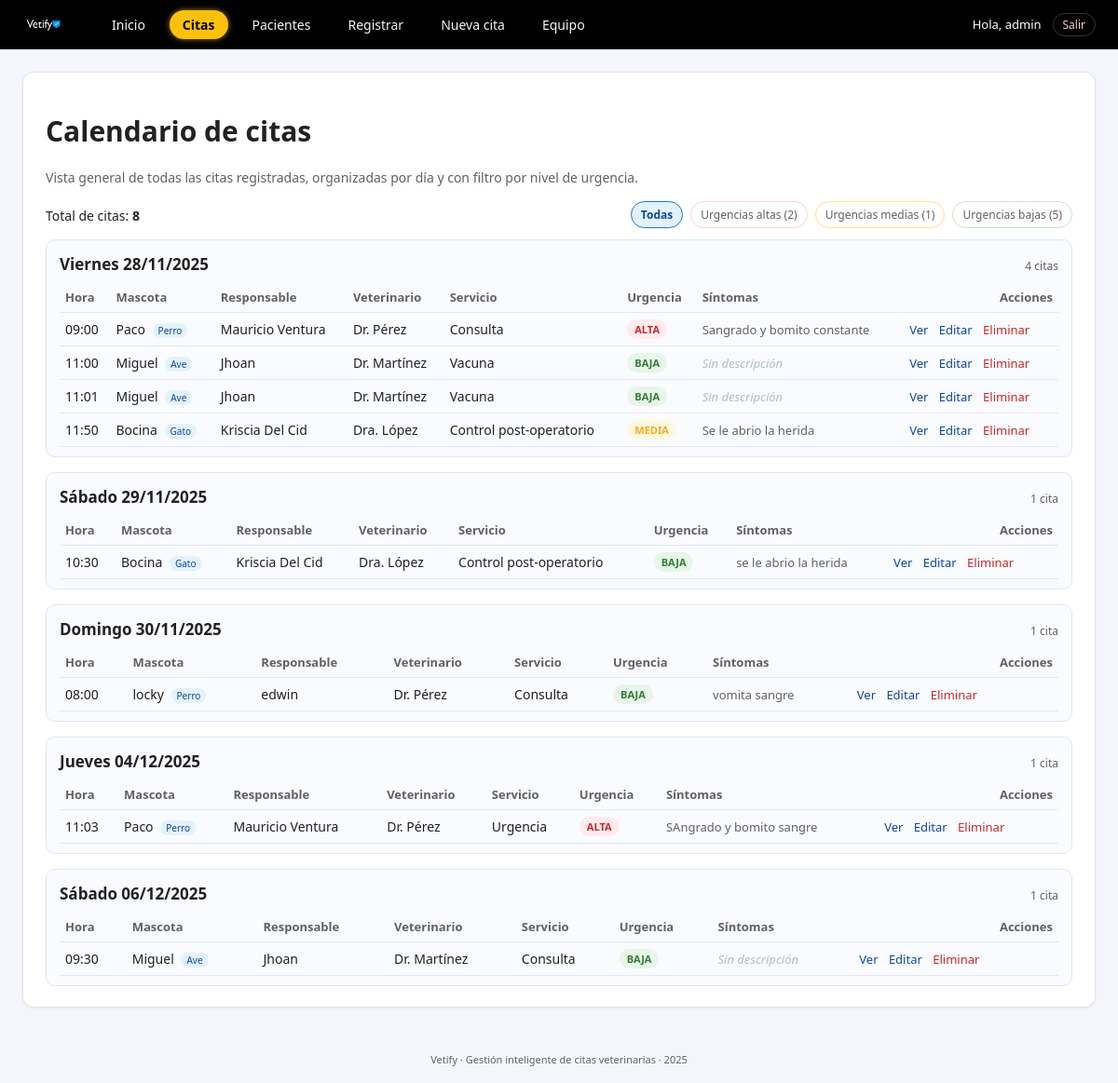
Before: /citas (signed in) with the older database file.
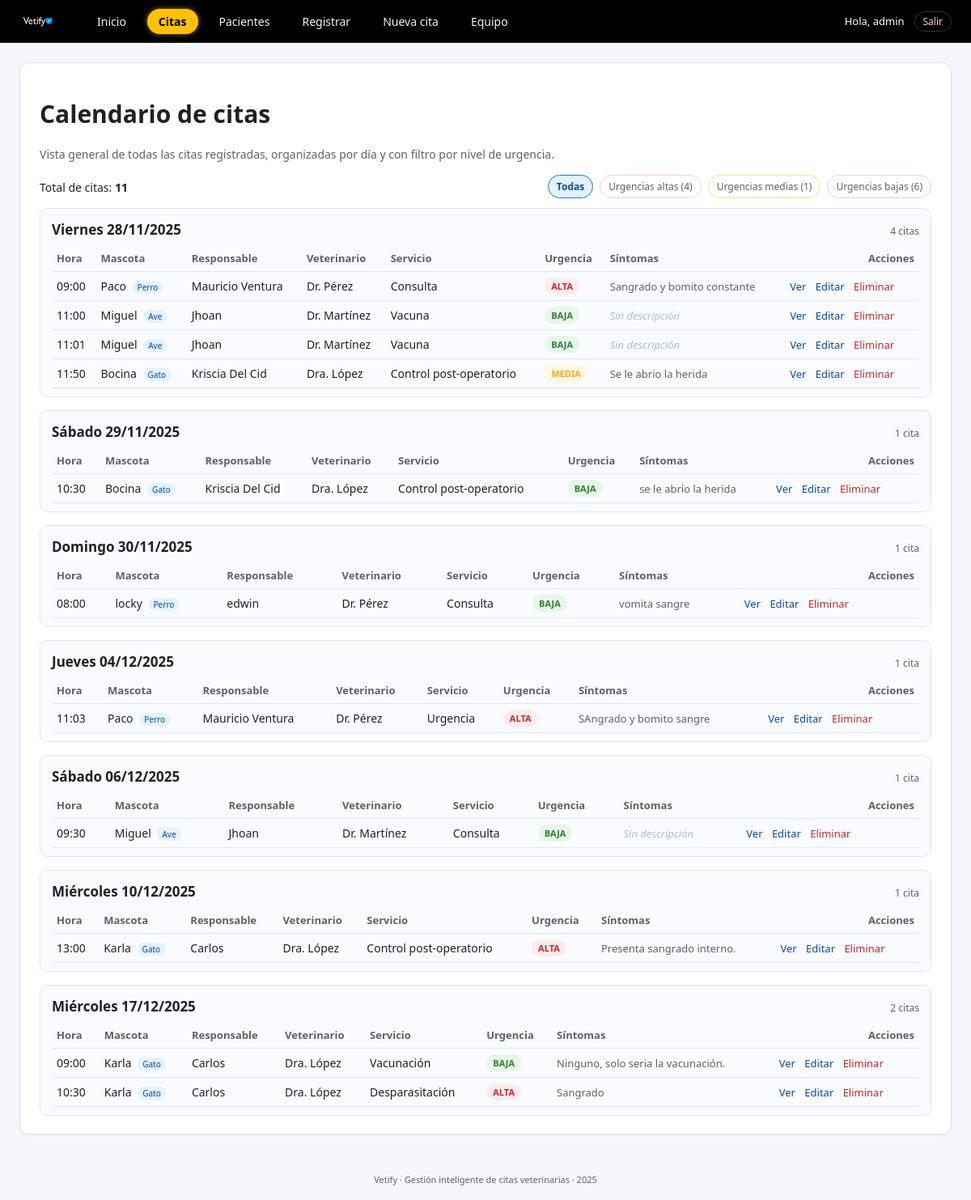
After: the same page with the newer database file.
### tables this page shows
CREATE TABLE citas (
        id INTEGER PRIMARY KEY AUTOINCREMENT,
        mascota_id INTEGER NOT NULL,
        vet_id INTEGER NOT NULL,
        fecha_hora TEXT NOT NULL,
        tipo_servicio TEXT NOT NULL,
        sintomas TEXT,
        urgencia TEXT,
        estado TEXT NOT NULL DEFAULT 'pendiente',
        FOREIGN KEY (mascota_id) REFERENCES mascotas(id),
        FOREIGN KEY (vet_id) REFERENCES veterinarios(id)
    );

CREATE TABLE mascotas (
        id INTEGER PRIMARY KEY AUTOINCREMENT,
        nombre TEXT NOT NULL,
        tipo TEXT NOT NULL,
        raza TEXT,
        edad INTEGER,
        peso REAL,
        dueno_id INTEGER NOT NULL, fecha_registro TEXT,
        FOREIGN KEY (dueno_id) REFERENCES duenos(id)
    );

CREATE TABLE duenos (
        id INTEGER PRIMARY KEY AUTOINCREMENT,
        nombre TEXT NOT NULL,
        telefono TEXT NOT NULL,
        correo TEXT NOT NULL
    );

CREATE TABLE veterinarios (
        id INTEGER PRIMARY KEY AUTOINCREMENT,
        nombre TEXT NOT NULL,
        especialidad TEXT NOT NULL,
        telefono TEXT NOT NULL
    );

### app.py (the view)
@app.route("/citas")
@login_required
def citas():
    urgencia_filtro = request.args.get("urg", "todas").lower()
    citas = listar_citas_todas()
    counts = {"alta": 0, "media": 0, "baja": 0}
    for c in citas:
        urg = (c["urgencia"] or "").lower()
        if urg in counts:
            counts[urg] += 1
    if urgencia_filtro in ("alta", "media", "baja"):
        citas_filtradas = [c for c in citas if (c["urgencia"] or "").lower() == urgencia_filtro]
    else:
        citas_filtradas = citas
    total_citas = len(citas_filtradas)
    grupos = []
    current_date = None
    grupo_actual = None
    dias_semana = ["Lunes", "Martes", "Miércoles", "Jueves", "Viernes", "Sábado", "Domingo"]
    for c in citas_filtradas:
        fecha_iso = c["fecha_hora"][:10]
        if fecha_iso != current_date:
            current_date = fecha_iso
            dt = datetime.fromisoformat(fecha_iso)
            dia_nombre = dias_semana[dt.weekday()]
            fecha_label = f"{dia_nombre} {dt.day:02d}/{dt.month:02d}/{dt.year}"
            grupo_actual = {"fecha_iso": fecha_iso, "fecha_label": fecha_label, "items": []}
            grupos.append(grupo_actual)
        grupo_actual["items"].append(c)
    return render_template(
        "citas.html",
        grupos=grupos,
        total_citas=total_citas,
        counts=counts,
        urgencia_actual=urgencia_filtro
    )

### app.py (called while the page is built)
def login_required(f):
    @wraps(f)
    def decorated_function(*args, **kwargs):
        if 'user_id' not in session:
            flash("Debes iniciar sesión para acceder.", "error")
            return redirect(url_for('login'))
        return f(*args, **kwargs)
    return decorated_function

### db.py (called while the page is built)
def get_connection():
    conn = sqlite3.connect(DB_NAME)
    conn.row_factory = sqlite3.Row
    return conn

### services.py (called while the page is built)
def listar_citas_todas():
    conn = get_connection()
    cur = conn.cursor()
    cur.execute("""
        SELECT c.id,
               c.fecha_hora,
               c.tipo_servicio,
               c.urgencia,
               c.sintomas,
               c.estado,
               m.nombre      AS mascota,
               m.tipo        AS tipo_mascota,
               d.nombre      AS dueno,
               v.nombre      AS vet,
               c.mascota_id  AS mascota_id,
               c.vet_id      AS vet_id
        FROM citas c
        JOIN mascotas m ON c.mascota_id = m.id
        JOIN duenos d   ON m.dueno_id = d.id
        JOIN veterinarios v ON c.vet_id = v.id
        ORDER BY c.fecha_hora;
    """)
    filas = cur.fetchall()
    conn.close()
    return filas

### templates/citas.html (shortened to what this page needs)
{% extends "base.html" %}
{% block content %}
<div class="card">
    <h1>Calendario de citas</h1>
    <p class="form-sub">
        Vista general de todas las citas registradas, organizadas por día y con filtro por nivel de urgencia.
    </p>
    <div class="calendar-toolbar">
        <div class="calendar-summary">
            <span class="calendar-total">Total de citas: <strong>{{ total_citas }}</strong></span>
        </div>
        <div class="calendar-filters">
            <a href="{{ url_for('citas') }}"
               class="urg-filter-chip {% if urgencia_actual == 'todas' %}active{% endif %}">
                Todas
            </a>
            <a href="{{ url_for('citas', urg='alta') }}"
               class="urg-filter-chip urg-alta-chip {% if urgencia_actual == 'alta' %}active{% endif %}">
                Urgencias altas ({{ counts['alta'] }})
            </a>
            <a href="{{ url_for('citas', urg='media') }}"
               class="urg-filter-chip urg-media-chip {% if urgencia_actual == 'media' %}active{% endif %}">
                Urgencias medias ({{ counts['media'] }})
            </a>
            <a href="{{ url_for('citas', urg='baja') }}"
               class="urg-filter-chip urg-baja-chip {% if urgencia_actual == 'baja' %}active{% endif %}">
                Urgencias bajas ({{ counts['baja'] }})
            </a>
        </div>
    </div>
    {% if grupos %}
        <div class="calendar-groups">
            {% for g in grupos %}
            <section class="calendar-day-card">
                <header class="calendar-day-header">
                    <h2>{{ g.fecha_label }}</h2>
                    <span class="calendar-day-count">
                        {{ g['items']|length }} cita{{ 's' if g['items']|length != 1 }}
                    </span>
                </header>
                <table class="table">
                    <thead>
                        <tr>
                            <th>Hora</th>
                            <th>Mascota</th>
                            <th>Responsable</th>
                            <th>Veterinario</th>
                            <th>Servicio</th>
                            <th>Urgencia</th>
                            <th>Síntomas</th>
                            <th style="text-align: right;">Acciones</th>
                        </tr>
                    </thead>
                    <tbody>
                        {% for c in g['items'] %}
                        {% set urg = (c['urgencia'] or '').lower() %}
                        <tr>
                            {% set dt = c['fecha_hora'] %}
                            <td>{{ dt[11:16] }}</td>
                            <td>{{ c['mascota'] }} <span class="badge-mini">{{ c['tipo_mascota'] }}</span></td>
                            <td>{{ c['dueno'] }}</td>
                            <td>{{ c['vet'] }}</td>
                            <td>{{ c['tipo_servicio'] }}</td>
                            <td class="urg-cell">
                                {% if urg == 'alta' %}
                                    <span class="urg-tag urg-alta">ALTA</span>
                                {% elif urg == 'media' %}
                                    <span class="urg-tag urg-media">MEDIA</span>
                                {% elif urg == 'baja' %}
                                    <span class="urg-tag urg-baja">BAJA</span>
                                {% else %}
                                    <span class="urg-tag">N/A</span>
                                {% endif %}
                            </td>
                            <td class="symptoms-cell">
                                {% if c['sintomas'] %}
                                    {% if c['sintomas']|length > 60 %}
                                        {{ c['sintomas'][:60] }}…
                                    {% else %}
                                        {{ c['sintomas'] }}
                                    {% endif %}
                                {% else %}
                                    <span class="symptoms-empty">Sin descripción</span>
                                {% endif %}
                            </td>
                            <td class="actions-cell">
                                <a class="link-button"
                                   href="{{ url_for('cita_detalle', cita_id=c['id']) }}">
                                    Ver
                                </a>
                                <a class="link-button"
                                   href="{{ url_for('cita_editar', cita_id=c['id']) }}">
                                    Editar
                                </a>
                                <form action="{{ url_for('cita_eliminar', cita_id=c['id']) }}"
                                      method="post"
                                      style="display:inline;"
                                      onsubmit="return confirm('¿Seguro que deseas eliminar esta cita?');">
                                    <button type="submit" class="link-button link-danger">
                                        Eliminar
                                    </button>
                                </form>
                            </td>
                        </tr>
                        {% endfor %}
                    </tbody>
                </table>
            </section>
            {% endfor %}
        </div>
    {% else %}
        <p>No hay citas registradas.</p>
    {% endif %}
</div>
{% endblock %}

### templates/base.html (shortened to what this page needs)
<!DOCTYPE html>
<html lang="es">
<head>
    <link rel="stylesheet" href="{{ url_for('static', filename='css/styles.css') }}">
</head>
<body>
    {% if session.get('user_id') %}
    <div class="topbar">
        <div class="topbar-inner">
            <a class="brand-link" href="{{ url_for('index') }}">
                <img src="{{ url_for('static', filename='img/Blanco.png') }}" class="brand-logo-img" alt="Vetify">
            </a>
            <div class="nav-links">
                <a href="{{ url_for('index') }}"
                   class="{% if request.endpoint == 'index' %}active{% endif %}">
                    Inicio
                </a>
                <a href="{{ url_for('citas') }}"
                   class="{% if request.endpoint == 'citas' %}active{% endif %}">
                    Citas
                </a>
                <a href="{{ url_for('pacientes') }}"
                   class="{% if request.endpoint == 'pacientes' %}active{% endif %}">
                    Pacientes
                </a>
                <a href="{{ url_for('register') }}"
                   class="{% if request.endpoint == 'register' %}active{% endif %}">
                    Registrar
                </a>
                <a href="{{ url_for('appointment') }}"
                   class="{% if request.endpoint == 'appointment' %}active{% endif %}">
                    Nueva cita
                </a>
                <a href="{{ url_for('vets') }}"
                   class="{% if request.endpoint == 'vets' %}active{% endif %}">
                    Equipo
                </a>
            </div>
            <div class="user-menu">
                <span class="user-welcome">Hola, {{ session.get('username') }}</span>
                <a href="{{ url_for('logout') }}" class="btn-logout">Salir</a>
            </div>
        </div>
    </div>
    {% endif %}
    <div class="page">
        {% block content %}{% endblock %}
    </div>
    {% if session.get('user_id') %}
    <div class="footer">
        Vetify · Gestión inteligente de citas veterinarias · 2025
    </div>
    {% endif %}
</body>
</html>

### static/css/styles.css (style rules this page uses)
:root { --primary: #1976D2; --primary-dark: #0D47A1; --accent: #FFC107; --bg: #F4F6FB; --card-bg: #FFFFFF; --text-main: #212121; --text-soft: #616161; --border-soft: #E0E3EF; --danger: #C62828; --warning: #F9A825; --success: #2E7D32; }
* { box-sizing: border-box; font-family: "Segoe UI", system-ui, sans-serif; }
body { margin: 0; background: var(--bg); color: var(--text-main); font-size: 15px; }
.topbar { background: #000000; border-bottom: 1px solid #111111; }
.topbar-inner { max-width: 1320px; margin: 0 auto; padding: 10px 24px; display: flex; align-items: center; gap: 16px; }
.brand-link { display: inline-flex; align-items: center; }
.brand-logo-img { height: 32px; display: block; }
.nav-links { margin-left: 20px; display: flex; gap: 12px; flex-wrap: wrap; }
.nav-links a { font-size: 14px; text-decoration: none; color: #f5f5f5; padding: 6px 14px; border-radius: 999px; transition: 0.15s; }
.nav-links a.active { background: var(--accent); color: #000000; font-weight: 600; box-shadow: 0 0 6px rgba(255, 193, 7, 0.6); }
.page { max-width: 1320px; margin: 24px auto 40px auto; padding: 0 24px; }
.footer { text-align: center; font-size: 11px; color: var(--text-soft); padding: 8px 0 18px 0; }
.card { background: var(--card-bg); border-radius: 12px; border: 1px solid var(--border-soft); padding: 22px 24px; box-shadow: 0 1px 3px rgba(15, 23, 42, 0.06); }
.form-sub { font-size: 14px; color: var(--text-soft); margin-bottom: 16px; }
.table { width: 100%; border-collapse: collapse; font-size: 14px; margin-top: 8px; }
.table th, .table td { border-bottom: 1px solid #E4E7F5; padding: 7px 6px; text-align: left; }
.table th { font-size: 13px; color: var(--text-soft); }
.urg-cell { text-align: center; }
.urg-tag { display: inline-block; padding: 3px 8px; border-radius: 999px; font-size: 11px; font-weight: 600; }
.urg-baja { background: #E8F5E9; color: var(--success); }
.urg-media { background: #FFF8E1; color: var(--warning); }
.urg-alta { background: #FFEBEE; color: var(--danger); }
.symptoms-cell { font-size: 13px; color: var(--text-soft); max-width: 260px; }
.symptoms-empty { font-style: italic; color: #B0BEC5; }
.badge-mini { display: inline-block; margin-left: 4px; padding: 1px 6px; font-size: 10px; border-radius: 999px; background: #E3F2FD; color: var(--primary-dark); }
.calendar-toolbar { display: flex; justify-content: space-between; align-items: center; flex-wrap: wrap; gap: 10px; margin-bottom: 12px; }
.calendar-total { font-size: 14px; color: var(--text-main); }
.calendar-filters { display: flex; gap: 8px; flex-wrap: wrap; }
.urg-filter-chip { font-size: 12px; padding: 5px 10px; border-radius: 999px; border: 1px solid #CFD3E5; background: #FFFFFF; color: var(--text-soft); text-decoration: none; }
.urg-filter-chip.active { border-color: var(--primary); background: #E3F2FD; color: var(--primary-dark); font-weight: 600; }
.urg-alta-chip { border-color: #FFCDD2; }
.urg-media-chip { border-color: #FFE082; }
.urg-baja-chip { border-color: #C8E6C9; }
.calendar-groups { display: flex; flex-direction: column; gap: 16px; margin-top: 8px; }
.calendar-day-card { background: #FAFBFF; border-radius: 10px; border: 1px solid #E1E4F5; padding: 14px 14px 10px; }
.calendar-day-header { display: flex; justify-content: space-between; align-items: baseline; margin-bottom: 8px; }
.calendar-day-header h2 { margin: 0; font-size: 17px; }
.calendar-day-count { font-size: 12px; color: var(--text-soft); }
.actions-cell { text-align: right; white-space: nowrap; }
.link-button { background: none; border: none; padding: 0; margin: 0 4px; font-size: 13px; color: var(--primary-dark); cursor: pointer; text-decoration: none; }
.link-danger { color: var(--danger); }
.user-menu { margin-left: auto; display: flex; align-items: center; gap: 12px; }
.user-welcome { font-size: 13px; color: #FFF; font-weight: 500; }
.btn-logout { font-size: 12px; color: #FFCDD2; text-decoration: none; border: 1px solid rgba(255,255,255,0.2); padding: 3px 10px; border-radius: 999px; transition: 0.2s; }

Changed rows visible on the page:
added citas: fecha_hora "13:00", mascota "Karla", tipo_mascota "Gato", dueno "Carlos", vet "Dra. López", tipo_servicio "Control post-operatorio", shows "ALTA", sintomas "Presenta sangrado interno.", shown under "Miércoles 10/12/2025"
added citas: fecha_hora "09:00", mascota "Karla", tipo_mascota "Gato", dueno "Carlos", vet "Dra. López", tipo_servicio "Vacunación", shows "BAJA", sintomas "Ninguno, solo seria la vacunación.", shown under "Miércoles 17/12/2025"
added citas: fecha_hora "10:30", mascota "Karla", tipo_mascota "Gato", dueno "Carlos", vet "Dra. López", tipo_servicio "Desparasitación", shows "ALTA", sintomas "Sangrado", shown under "Miércoles 17/12/2025"
Other visible differences:
{{ total_citas }}: "8" → "11"
{{ counts['alta'] }}: "2" → "4"
{{ counts['baja'] }}: "5" → "6"
new list line: "Miércoles 10/12/2025 1 cita Hora Mascota Responsable Veterinario Servicio Urgencia Síntomas Acciones"
new list line: "Miércoles 17/12/2025 2 cita s Hora Mascota Responsable Veterinario Servicio Urgencia Síntomas Acciones"
